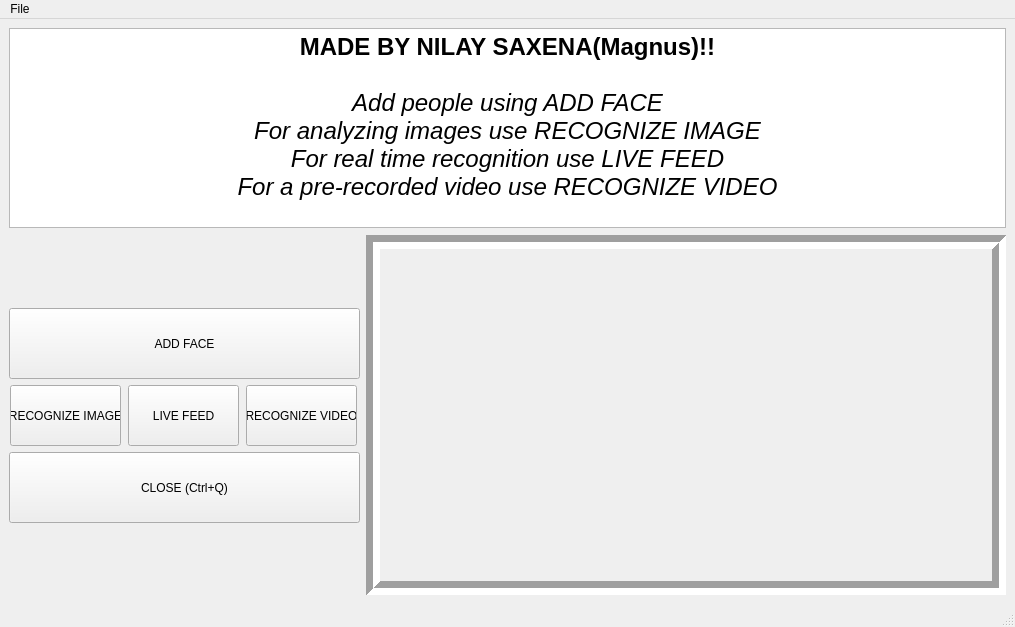
<?xml version="1.0" encoding="UTF-8"?>
<ui version="4.0">
 <class>FaceRecognition</class>
 <widget class="QMainWindow" name="FaceRecognition">
  <property name="geometry">
   <rect>
    <x>0</x>
    <y>0</y>
    <width>1015</width>
    <height>627</height>
   </rect>
  </property>
  <property name="windowTitle">
   <string>MainWindow</string>
  </property>
  <widget class="QWidget" name="centralwidget">
   <layout class="QVBoxLayout" name="verticalLayout_4">
    <item>
     <widget class="QTextBrowser" name="textBrowser">
      <property name="minimumSize">
       <size>
        <width>0</width>
        <height>200</height>
       </size>
      </property>
      <property name="maximumSize">
       <size>
        <width>16777215</width>
        <height>200</height>
       </size>
      </property>
      <property name="html">
       <string>&lt;!DOCTYPE HTML PUBLIC &quot;-//W3C//DTD HTML 4.0//EN&quot; &quot;http://www.w3.org/TR/REC-html40/strict.dtd&quot;&gt;
&lt;html&gt;&lt;head&gt;&lt;meta name=&quot;qrichtext&quot; content=&quot;1&quot; /&gt;&lt;style type=&quot;text/css&quot;&gt;
p, li { white-space: pre-wrap; }
&lt;/style&gt;&lt;/head&gt;&lt;body style=&quot; font-family:'MS Shell Dlg 2'; font-size:8.25pt; font-weight:400; font-style:normal;&quot;&gt;
&lt;p align=&quot;center&quot; style=&quot; margin-top:0px; margin-bottom:0px; margin-left:0px; margin-right:0px; -qt-block-indent:0; text-indent:0px;&quot;&gt;&lt;span style=&quot; font-size:18pt; font-weight:600;&quot;&gt;MADE BY NILAY SAXENA(Magnus)!!&lt;/span&gt;&lt;/p&gt;
&lt;p align=&quot;center&quot; style=&quot;-qt-paragraph-type:empty; margin-top:0px; margin-bottom:0px; margin-left:0px; margin-right:0px; -qt-block-indent:0; text-indent:0px; font-size:18pt; font-weight:600;&quot;&gt;&lt;br /&gt;&lt;/p&gt;
&lt;p align=&quot;center&quot; style=&quot; margin-top:0px; margin-bottom:0px; margin-left:0px; margin-right:0px; -qt-block-indent:0; text-indent:0px;&quot;&gt;&lt;span style=&quot; font-size:18pt; font-style:italic;&quot;&gt;Add people using ADD FACE&lt;/span&gt;&lt;/p&gt;
&lt;p align=&quot;center&quot; style=&quot; margin-top:0px; margin-bottom:0px; margin-left:0px; margin-right:0px; -qt-block-indent:0; text-indent:0px;&quot;&gt;&lt;span style=&quot; font-size:18pt; font-style:italic;&quot;&gt;For analyzing images use RECOGNIZE IMAGE&lt;/span&gt;&lt;/p&gt;
&lt;p align=&quot;center&quot; style=&quot; margin-top:0px; margin-bottom:0px; margin-left:0px; margin-right:0px; -qt-block-indent:0; text-indent:0px;&quot;&gt;&lt;span style=&quot; font-size:18pt; font-style:italic;&quot;&gt;For real time recognition use LIVE FEED&lt;/span&gt;&lt;/p&gt;
&lt;p align=&quot;center&quot; style=&quot; margin-top:0px; margin-bottom:0px; margin-left:0px; margin-right:0px; -qt-block-indent:0; text-indent:0px;&quot;&gt;&lt;span style=&quot; font-size:18pt; font-style:italic;&quot;&gt;For a pre-recorded video use RECOGNIZE VIDEO&lt;/span&gt;&lt;/p&gt;&lt;/body&gt;&lt;/html&gt;</string>
      </property>
     </widget>
    </item>
    <item>
     <layout class="QHBoxLayout" name="horizontalLayout_4">
      <item>
       <layout class="QVBoxLayout" name="verticalLayout_3">
        <item>
         <spacer name="verticalSpacer">
          <property name="orientation">
           <enum>Qt::Vertical</enum>
          </property>
          <property name="sizeHint" stdset="0">
           <size>
            <width>20</width>
            <height>40</height>
           </size>
          </property>
         </spacer>
        </item>
        <item>
         <widget class="QPushButton" name="add_face">
          <property name="minimumSize">
           <size>
            <width>0</width>
            <height>71</height>
           </size>
          </property>
          <property name="maximumSize">
           <size>
            <width>160000</width>
            <height>71</height>
           </size>
          </property>
          <property name="text">
           <string>ADD FACE</string>
          </property>
         </widget>
        </item>
        <item>
         <layout class="QHBoxLayout" name="horizontalLayout">
          <item>
           <widget class="QPushButton" name="recognize_image">
            <property name="minimumSize">
             <size>
              <width>111</width>
              <height>61</height>
             </size>
            </property>
            <property name="maximumSize">
             <size>
              <width>111</width>
              <height>61</height>
             </size>
            </property>
            <property name="text">
             <string>RECOGNIZE IMAGE</string>
            </property>
           </widget>
          </item>
          <item>
           <widget class="QPushButton" name="live_feed">
            <property name="minimumSize">
             <size>
              <width>111</width>
              <height>61</height>
             </size>
            </property>
            <property name="maximumSize">
             <size>
              <width>111</width>
              <height>61</height>
             </size>
            </property>
            <property name="text">
             <string>LIVE FEED</string>
            </property>
           </widget>
          </item>
          <item>
           <widget class="QPushButton" name="recognize_video">
            <property name="minimumSize">
             <size>
              <width>111</width>
              <height>61</height>
             </size>
            </property>
            <property name="maximumSize">
             <size>
              <width>111</width>
              <height>61</height>
             </size>
            </property>
            <property name="text">
             <string>RECOGNIZE VIDEO</string>
            </property>
           </widget>
          </item>
         </layout>
        </item>
        <item>
         <widget class="QPushButton" name="close">
          <property name="minimumSize">
           <size>
            <width>0</width>
            <height>71</height>
           </size>
          </property>
          <property name="maximumSize">
           <size>
            <width>160000</width>
            <height>71</height>
           </size>
          </property>
          <property name="text">
           <string>CLOSE (Ctrl+Q)</string>
          </property>
         </widget>
        </item>
        <item>
         <spacer name="verticalSpacer_2">
          <property name="orientation">
           <enum>Qt::Vertical</enum>
          </property>
          <property name="sizeHint" stdset="0">
           <size>
            <width>20</width>
            <height>40</height>
           </size>
          </property>
         </spacer>
        </item>
       </layout>
      </item>
      <item>
       <widget class="QLabel" name="video_player">
        <property name="minimumSize">
         <size>
          <width>640</width>
          <height>360</height>
         </size>
        </property>
        <property name="maximumSize">
         <size>
          <width>640</width>
          <height>360</height>
         </size>
        </property>
        <property name="baseSize">
         <size>
          <width>0</width>
          <height>0</height>
         </size>
        </property>
        <property name="frameShape">
         <enum>QFrame::Box</enum>
        </property>
        <property name="frameShadow">
         <enum>QFrame::Sunken</enum>
        </property>
        <property name="lineWidth">
         <number>7</number>
        </property>
        <property name="midLineWidth">
         <number>0</number>
        </property>
        <property name="text">
         <string/>
        </property>
        <property name="pixmap">
         <pixmap>images/testing/modi1.jpg</pixmap>
        </property>
       </widget>
      </item>
     </layout>
    </item>
   </layout>
  </widget>
  <widget class="QMenuBar" name="menubar">
   <property name="geometry">
    <rect>
     <x>0</x>
     <y>0</y>
     <width>1015</width>
     <height>21</height>
    </rect>
   </property>
   <widget class="QMenu" name="menuFile">
    <property name="title">
     <string>File</string>
    </property>
    <addaction name="actionExit"/>
   </widget>
   <addaction name="menuFile"/>
  </widget>
  <widget class="QStatusBar" name="statusbar"/>
  <action name="actionExit">
   <property name="text">
    <string>Exit</string>
   </property>
  </action>
 </widget>
 <resources/>
 <connections/>
</ui>
